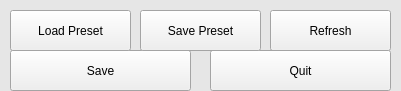
   <widget class="QWidget" name="widget_8" native="true">
    <property name="geometry">
     <rect>
      <x>490</x>
      <y>610</y>
      <width>401</width>
      <height>91</height>
     </rect>
    </property>
    <property name="palette">
     <palette>
      <active>
       <colorrole role="Base">
        <brush brushstyle="SolidPattern">
         <color alpha="255">
          <red>255</red>
          <green>255</green>
          <blue>255</blue>
         </color>
        </brush>
       </colorrole>
       <colorrole role="Window">
        <brush brushstyle="SolidPattern">
         <color alpha="255">
          <red>230</red>
          <green>230</green>
          <blue>230</blue>
         </color>
        </brush>
       </colorrole>
      </active>
      <inactive>
       <colorrole role="Base">
        <brush brushstyle="SolidPattern">
         <color alpha="255">
          <red>255</red>
          <green>255</green>
          <blue>255</blue>
         </color>
        </brush>
       </colorrole>
       <colorrole role="Window">
        <brush brushstyle="SolidPattern">
         <color alpha="255">
          <red>230</red>
          <green>230</green>
          <blue>230</blue>
         </color>
        </brush>
       </colorrole>
      </inactive>
      <disabled>
       <colorrole role="Base">
        <brush brushstyle="SolidPattern">
         <color alpha="255">
          <red>230</red>
          <green>230</green>
          <blue>230</blue>
         </color>
        </brush>
       </colorrole>
       <colorrole role="Window">
        <brush brushstyle="SolidPattern">
         <color alpha="255">
          <red>230</red>
          <green>230</green>
          <blue>230</blue>
         </color>
        </brush>
       </colorrole>
      </disabled>
     </palette>
    </property>
    <property name="cursor">
     <cursorShape>PointingHandCursor</cursorShape>
    </property>
    <property name="whatsThis">
     <string extracomment="Save parametres to hardware"/>
    </property>
    <property name="autoFillBackground">
     <bool>true</bool>
    </property>
    <widget class="QPushButton" name="Store">
     <property name="geometry">
      <rect>
       <x>10</x>
       <y>50</y>
       <width>181</width>
       <height>41</height>
      </rect>
     </property>
     <property name="palette">
      <palette>
       <active>
        <colorrole role="ButtonText">
         <brush brushstyle="SolidPattern">
          <color alpha="255">
           <red>0</red>
           <green>0</green>
           <blue>0</blue>
          </color>
         </brush>
        </colorrole>
       </active>
       <inactive>
        <colorrole role="ButtonText">
         <brush brushstyle="SolidPattern">
          <color alpha="255">
           <red>0</red>
           <green>0</green>
           <blue>0</blue>
          </color>
         </brush>
        </colorrole>
       </inactive>
       <disabled>
        <colorrole role="ButtonText">
         <brush brushstyle="SolidPattern">
          <color alpha="255">
           <red>148</red>
           <green>148</green>
           <blue>148</blue>
          </color>
         </brush>
        </colorrole>
       </disabled>
      </palette>
     </property>
     <property name="whatsThis">
      <string extracomment="Save scene to hardware"/>
     </property>
     <property name="text">
      <string>Save</string>
     </property>
     <property name="default">
      <bool>false</bool>
     </property>
     <property name="flat">
      <bool>false</bool>
     </property>
    </widget>
    <widget class="QPushButton" name="Button_Save">
     <property name="geometry">
      <rect>
       <x>270</x>
       <y>10</y>
       <width>121</width>
       <height>41</height>
      </rect>
     </property>
     <property name="palette">
      <palette>
       <active>
        <colorrole role="ButtonText">
         <brush brushstyle="SolidPattern">
          <color alpha="255">
           <red>0</red>
           <green>0</green>
           <blue>0</blue>
          </color>
         </brush>
        </colorrole>
       </active>
       <inactive>
        <colorrole role="ButtonText">
         <brush brushstyle="SolidPattern">
          <color alpha="255">
           <red>0</red>
           <green>0</green>
           <blue>0</blue>
          </color>
         </brush>
        </colorrole>
       </inactive>
       <disabled>
        <colorrole role="ButtonText">
         <brush brushstyle="SolidPattern">
          <color alpha="255">
           <red>148</red>
           <green>148</green>
           <blue>148</blue>
          </color>
         </brush>
        </colorrole>
       </disabled>
      </palette>
     </property>
     <property name="whatsThis">
      <string extracomment="Refresh WiFi IP and scene from harware"/>
     </property>
     <property name="text">
      <string>Refresh</string>
     </property>
     <property name="default">
      <bool>false</bool>
     </property>
     <property name="flat">
      <bool>false</bool>
     </property>
    </widget>
    <widget class="QPushButton" name="Load_Preset">
     <property name="geometry">
      <rect>
       <x>10</x>
       <y>10</y>
       <width>121</width>
       <height>41</height>
      </rect>
     </property>
     <property name="palette">
      <palette>
       <active>
        <colorrole role="ButtonText">
         <brush brushstyle="SolidPattern">
          <color alpha="255">
           <red>0</red>
           <green>0</green>
           <blue>0</blue>
          </color>
         </brush>
        </colorrole>
       </active>
       <inactive>
        <colorrole role="ButtonText">
         <brush brushstyle="SolidPattern">
          <color alpha="255">
           <red>0</red>
           <green>0</green>
           <blue>0</blue>
          </color>
         </brush>
        </colorrole>
       </inactive>
       <disabled>
        <colorrole role="ButtonText">
         <brush brushstyle="SolidPattern">
          <color alpha="255">
           <red>148</red>
           <green>148</green>
           <blue>148</blue>
          </color>
         </brush>
        </colorrole>
       </disabled>
      </palette>
     </property>
     <property name="whatsThis">
      <string extracomment="Refresh WiFi IP and scene from harware"/>
     </property>
     <property name="text">
      <string>Load Preset</string>
     </property>
     <property name="default">
      <bool>false</bool>
     </property>
     <property name="flat">
      <bool>false</bool>
     </property>
    </widget>
    <widget class="QPushButton" name="Quit">
     <property name="geometry">
      <rect>
       <x>210</x>
       <y>50</y>
       <width>181</width>
       <height>41</height>
      </rect>
     </property>
     <property name="palette">
      <palette>
       <active>
        <colorrole role="ButtonText">
         <brush brushstyle="SolidPattern">
          <color alpha="255">
           <red>0</red>
           <green>0</green>
           <blue>0</blue>
          </color>
         </brush>
        </colorrole>
       </active>
       <inactive>
        <colorrole role="ButtonText">
         <brush brushstyle="SolidPattern">
          <color alpha="255">
           <red>0</red>
           <green>0</green>
           <blue>0</blue>
          </color>
         </brush>
        </colorrole>
       </inactive>
       <disabled>
        <colorrole role="ButtonText">
         <brush brushstyle="SolidPattern">
          <color alpha="255">
           <red>148</red>
           <green>148</green>
           <blue>148</blue>
          </color>
         </brush>
        </colorrole>
       </disabled>
      </palette>
     </property>
     <property name="whatsThis">
      <string extracomment="Save scene to hardware"/>
     </property>
     <property name="text">
      <string>Quit</string>
     </property>
     <property name="default">
      <bool>false</bool>
     </property>
     <property name="flat">
      <bool>false</bool>
     </property>
    </widget>
    <widget class="QPushButton" name="Save_Preset">
     <property name="geometry">
      <rect>
       <x>140</x>
       <y>10</y>
       <width>121</width>
       <height>41</height>
      </rect>
     </property>
     <property name="palette">
      <palette>
       <active>
        <colorrole role="ButtonText">
         <brush brushstyle="SolidPattern">
          <color alpha="255">
           <red>0</red>
           <green>0</green>
           <blue>0</blue>
          </color>
         </brush>
        </colorrole>
       </active>
       <inactive>
        <colorrole role="ButtonText">
         <brush brushstyle="SolidPattern">
          <color alpha="255">
           <red>0</red>
           <green>0</green>
           <blue>0</blue>
          </color>
         </brush>
        </colorrole>
       </inactive>
       <disabled>
        <colorrole role="ButtonText">
         <brush brushstyle="SolidPattern">
          <color alpha="255">
           <red>148</red>
           <green>148</green>
           <blue>148</blue>
          </color>
         </brush>
        </colorrole>
       </disabled>
      </palette>
     </property>
     <property name="whatsThis">
      <string extracomment="Refresh WiFi IP and scene from harware"/>
     </property>
     <property name="text">
      <string>Save Preset</string>
     </property>
     <property name="default">
      <bool>false</bool>
     </property>
     <property name="flat">
      <bool>false</bool>
     </property>
    </widget>
   </widget>
